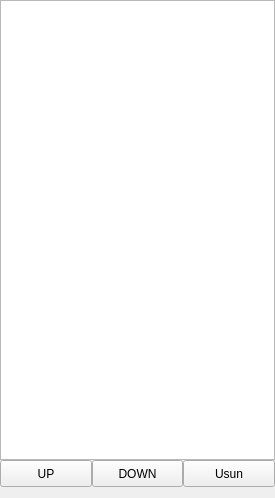
<?xml version="1.0" encoding="UTF-8"?>
<ui version="4.0">
 <class>Form</class>
 <widget class="QWidget" name="Form">
  <property name="enabled">
   <bool>true</bool>
  </property>
  <property name="geometry">
   <rect>
    <x>0</x>
    <y>0</y>
    <width>275</width>
    <height>498</height>
   </rect>
  </property>
  <property name="sizePolicy">
   <sizepolicy hsizetype="Minimum" vsizetype="Minimum">
    <horstretch>0</horstretch>
    <verstretch>0</verstretch>
   </sizepolicy>
  </property>
  <property name="windowTitle">
   <string>Form</string>
  </property>
  <layout class="QGridLayout" name="gridLayout" rowstretch="0,0">
   <property name="sizeConstraint">
    <enum>QLayout::SetMaximumSize</enum>
   </property>
   <property name="leftMargin">
    <number>0</number>
   </property>
   <property name="topMargin">
    <number>0</number>
   </property>
   <property name="rightMargin">
    <number>0</number>
   </property>
   <property name="spacing">
    <number>0</number>
   </property>
   <item row="0" column="0">
    <widget class="QListWidget" name="listWidget">
     <property name="minimumSize">
      <size>
       <width>275</width>
       <height>0</height>
      </size>
     </property>
     <property name="maximumSize">
      <size>
       <width>275</width>
       <height>16777215</height>
      </size>
     </property>
    </widget>
   </item>
   <item row="1" column="0">
    <layout class="QHBoxLayout" name="horizontalLayout">
     <item>
      <widget class="QPushButton" name="pushButtonUp">
       <property name="minimumSize">
        <size>
         <width>87</width>
         <height>27</height>
        </size>
       </property>
       <property name="text">
        <string>UP</string>
       </property>
      </widget>
     </item>
     <item>
      <widget class="QPushButton" name="pushButtonDown">
       <property name="minimumSize">
        <size>
         <width>87</width>
         <height>27</height>
        </size>
       </property>
       <property name="text">
        <string>DOWN</string>
       </property>
      </widget>
     </item>
     <item>
      <widget class="QPushButton" name="pushButtonUsun">
       <property name="minimumSize">
        <size>
         <width>87</width>
         <height>27</height>
        </size>
       </property>
       <property name="text">
        <string>Usun</string>
       </property>
      </widget>
     </item>
    </layout>
   </item>
  </layout>
 </widget>
 <resources/>
 <connections/>
</ui>
